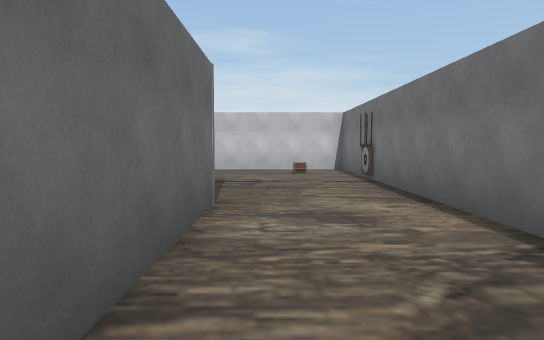
view 1 (above)

20 first-person views from a walk through a scene from a Unity 3-D project. The camera is 1.5 m above the floor, tilts 4° down and sees 75° across. The floor is counted in squares, 1.8 m on a side. Each view is taken from the middle of a square. On the plan, view 1 faces up. The plan holds only what a view shows up to about 12 squares ahead; the rest is blank. The place goes on beyond the plan. The player is left out. Some animated figures are not drawn.

view 2
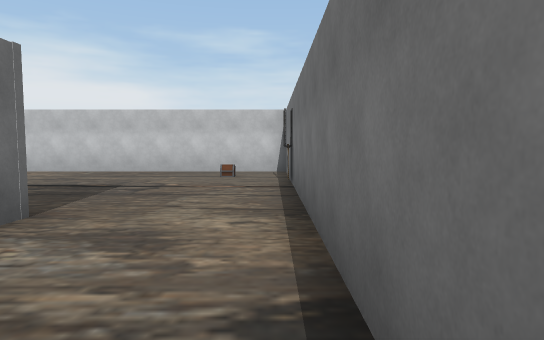

view 3
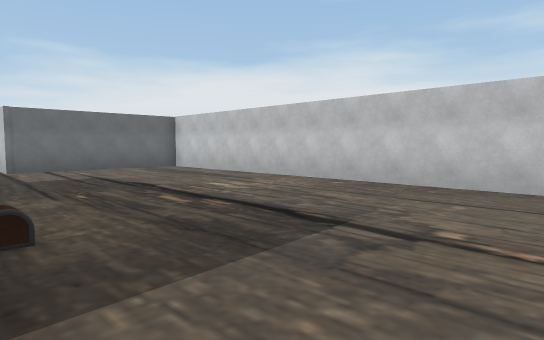

view 4
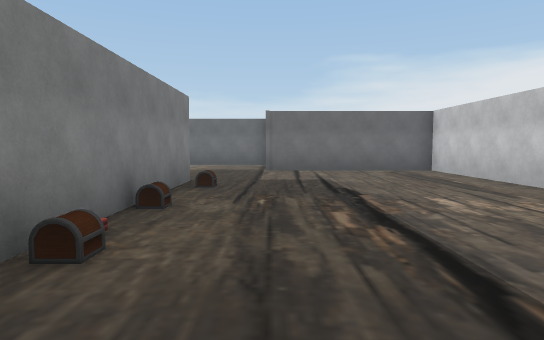

view 5
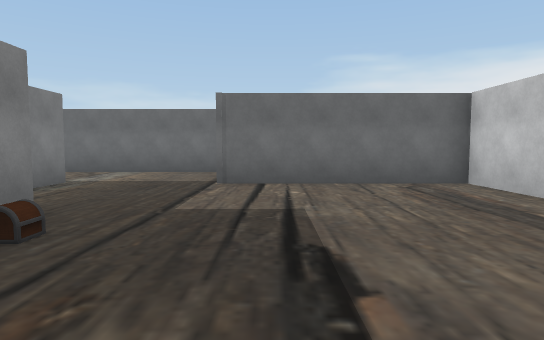

view 6
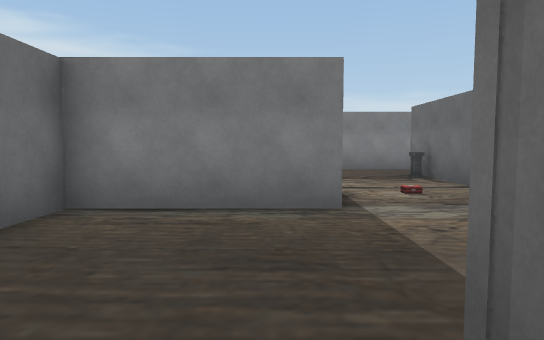

view 7
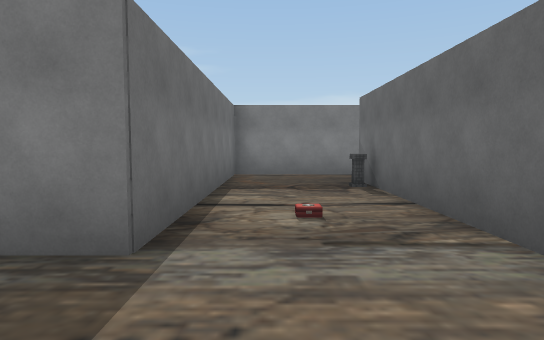

view 8
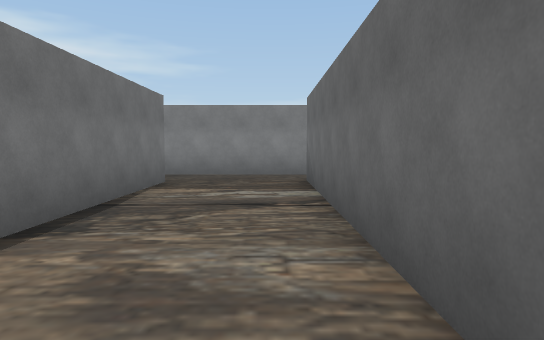

view 9
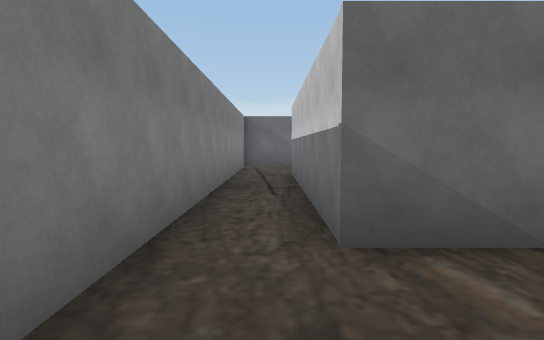

view 10
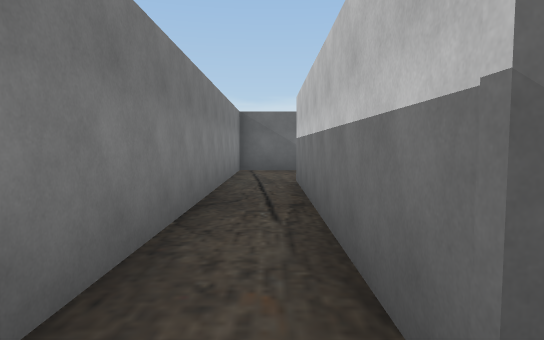

view 11
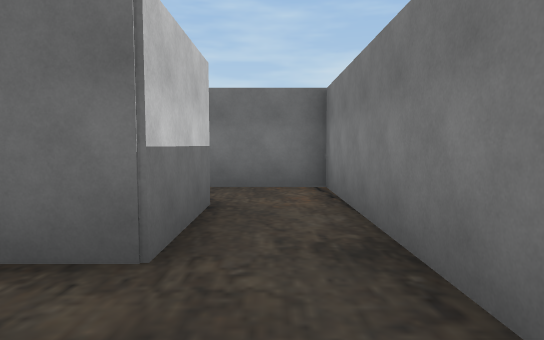

view 12
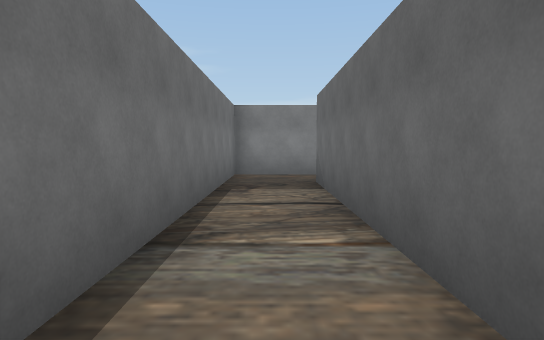

view 13
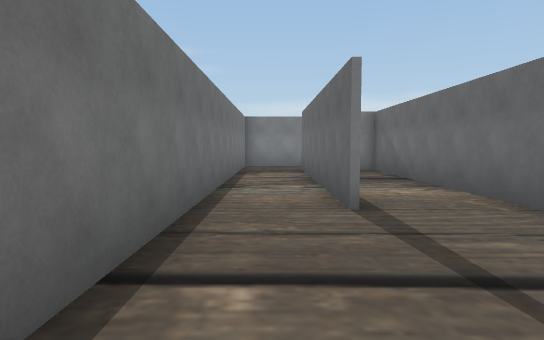

view 14
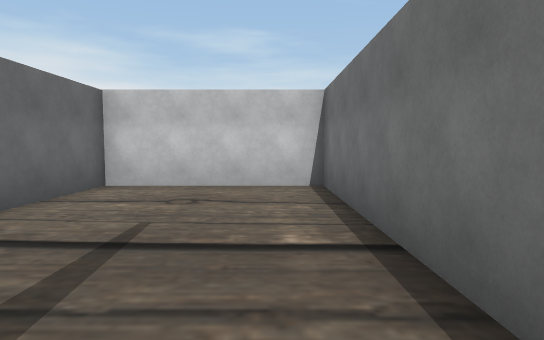

view 15
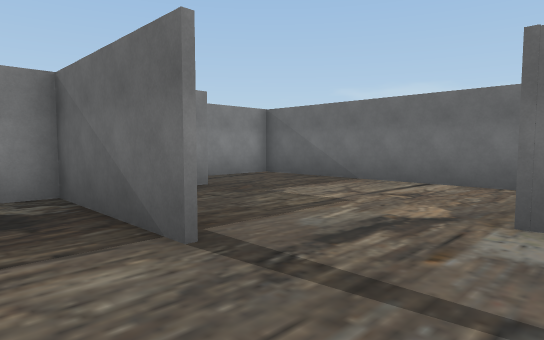

view 16
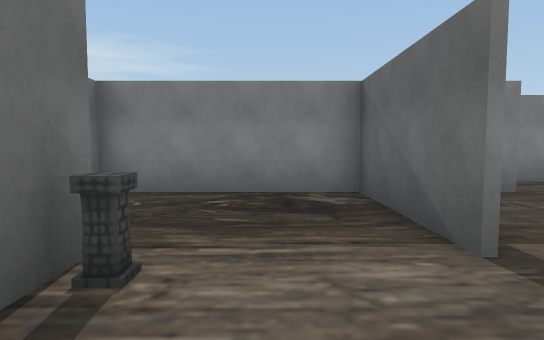

view 17
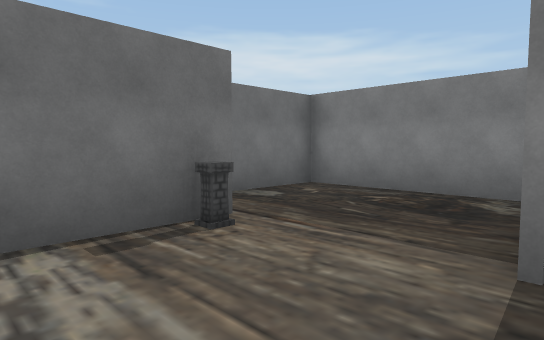

view 18
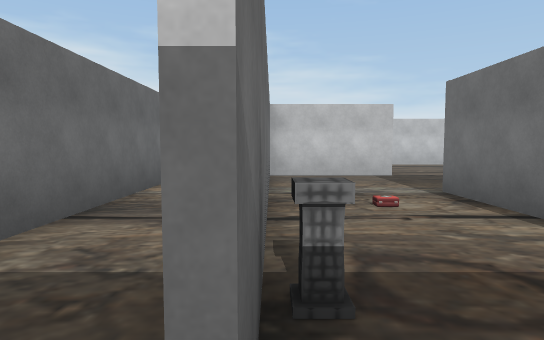

view 19
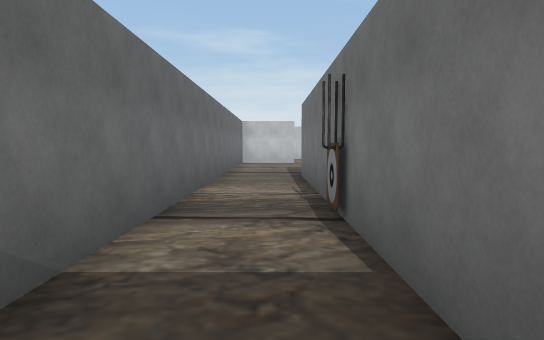

view 20
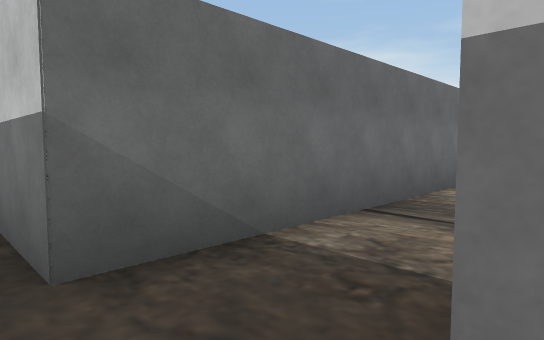

### Floor plan
Points are (right, up) in squares from view 1. A wall is a line through its corners. A room is listed if a view was taken in it or the views show most of it. See-through windows are left out.
Room 1 (views 1, 2, 3, 4, 5, 6, 7, 8, 9, 10, 11, 18, 19, 20)
walls: (-8.4, 5.1) (-5.4, 5.1); (-4.4, 5.1) (-2.4, 5.1); (-0.8, 5.1) (-0.8, -2.4) (-8.4, -2.4); (-15.1, 6.4) (-15.1, -2.5); (-8.5, -4.1) (2.4, -4.1); (-17.4, 7.4) (-17.4, -2.4) (-19.2, -2.4); (-11.9, -4.1) (-11.9, 3.4) (-8.3, 3.4) (-8.3, 4.5); (-15.2, -2) (-15.2, 6.6); (2.9, 12.3) (-11.7, 12.3) (-11.7, 6.8) (-15.1, 6.8); (2.4, -2.1) (2.4, 12.1); (-15.5, -4.1) (-12, -4.1)
ways out: opening at (3, -3) to room 3; opening at (-9, -3) to room 5; opening at (-16, 7)
objects: column (-15, -1); other object (-13, 2); chest (-7, 6)
Room 2 (views 12, 13)
walls: (7.1, 5.6) (7.1, 12.3) (2.9, 12.3); (2.6, 5.6) (2.6, -2); (2.6, 12.4) (2.6, 9.4)
ways out: opening at (6, 5) to room 3
Room 3 (view 14)
walls: (2.4, -4.1) (7.1, -4.1) (7.1, 5.6); (5, 5.5) (5, -2.1) (2.4, -2.1)
ways out: opening at (3, -3) to room 1; opening at (6, 5) to room 2
Room 4 (views 15, 16, 17)
walls: (-2.6, 2.5) (-2.6, 3.6); (-5.6, 1.5) (-5.6, -2.3) (-1, -2.3) (-1, 0); (-5.4, 5.1) (-4.4, 5.1)
ways out: opening at (-7, 2) to room 5
objects: chest (-5, 5); column (-3, 2); chest (-2, 5)
Room 5 (no view inside)
walls: (-11.7, 2.6) (-11.7, -4.1); (-12, -4.1) (-8.5, -4.1)
ways out: opening at (-9, -3) to room 1; opening at (-7, 2) to room 4

Where each view was taken, in squares from view 1:
view 1: 0 up, 0 right, facing up
view 2: 1 up, 2 right, facing up
view 3: 5 up, 1 right, facing up-left
view 4: 7 up, 0 right, facing left
view 5: 8 up, 4 left, facing left
view 6: 8 up, 11 left, facing down
view 7: 6 up, 13 left, facing down
view 8: 6 up, 0 right, facing down
view 9: 3 down, 2 right, facing left
view 10: 3 down, 0 right, facing left
view 11: 3 down, 0 right, facing right
view 12: 6 up, 6 right, facing down
view 13: 10 up, 6 right, facing down
view 14: 5 up, 6 right, facing up
view 15: 4 up, 4 left, facing down-left
view 16: 4 up, 4 left, facing down
view 17: 4 up, 6 left, facing down-right
view 18: 3 down, 15 left, facing up
view 19: 3 down, 16 left, facing up
view 20: 3 down, 15 left, facing up-left
